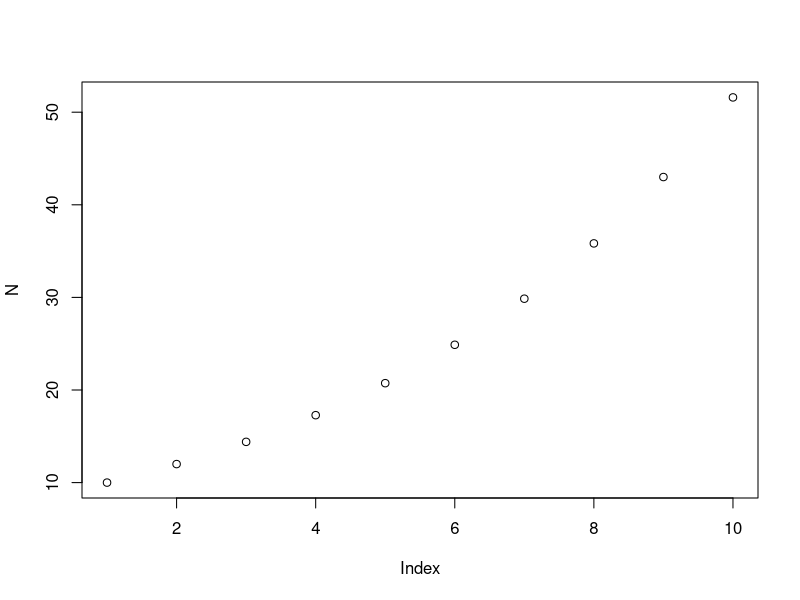

Here is the R script that generated this plot:
## ---- chunk 1
#this is my brilliant working code
##exponential growth function
#value of growth rate
lambda = 1.2
#vector for holding state variable
N = numeric(10)
#initial value of N
N[1] = 10
#loop to calculate N over time Use t to index vector
for (t in 2:10){
  #store the values of N in a vector
  N[t] = lambda * N[t-1]
}#end of loop
#if plot has only 1 arguement it assumes it is a time series
plot(N)
